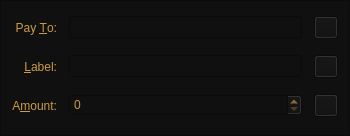
<?xml version="1.0" encoding="UTF-8"?>
<ui version="4.0">
 <class>SendCoinsEntry</class>
 <widget class="QFrame" name="SendCoinsEntry">
  <property name="geometry">
   <rect>
    <x>0</x>
    <y>0</y>
    <width>350</width>
    <height>136</height>
   </rect>
  </property>
  <property name="windowTitle">
   <string>Form</string>
  </property>
  <property name="styleSheet">
   <string notr="true">color: rgb(204, 155, 68);
background-color: rgb(16, 16, 16);</string>
  </property>
  <property name="frameShape">
   <enum>QFrame::StyledPanel</enum>
  </property>
  <property name="frameShadow">
   <enum>QFrame::Sunken</enum>
  </property>
  <layout class="QGridLayout" name="gridLayout">
   <property name="spacing">
    <number>12</number>
   </property>
   <item row="3" column="0">
    <widget class="QLabel" name="label_2">
     <property name="text">
      <string>Pay &amp;To:</string>
     </property>
     <property name="alignment">
      <set>Qt::AlignRight|Qt::AlignTrailing|Qt::AlignVCenter</set>
     </property>
     <property name="buddy">
      <cstring>payTo</cstring>
     </property>
    </widget>
   </item>
   <item row="8" column="0">
    <widget class="QLabel" name="label">
     <property name="text">
      <string>A&amp;mount:</string>
     </property>
     <property name="alignment">
      <set>Qt::AlignRight|Qt::AlignTrailing|Qt::AlignVCenter</set>
     </property>
     <property name="buddy">
      <cstring>payAmount</cstring>
     </property>
    </widget>
   </item>
   <item row="5" column="0">
    <widget class="QLabel" name="label_4">
     <property name="text">
      <string>&amp;Label:</string>
     </property>
     <property name="alignment">
      <set>Qt::AlignRight|Qt::AlignTrailing|Qt::AlignVCenter</set>
     </property>
     <property name="buddy">
      <cstring>addAsLabel</cstring>
     </property>
    </widget>
   </item>
   <item row="5" column="1">
    <layout class="QHBoxLayout" name="horizontalLayout_2">
     <item>
      <widget class="QValidatedLineEdit" name="addAsLabel">
       <property name="toolTip">
        <string>Enter a label for this address to add it to your address book</string>
       </property>
      </widget>
     </item>
     <item>
      <widget class="QToolButton" name="addressBookButton">
       <property name="toolTip">
        <string>Choose address from address book</string>
       </property>
       <property name="text">
        <string/>
       </property>
       <property name="icon">
        <iconset resource="../bitcoin.qrc">
         <normaloff>:/icons/address-book</normaloff>:/icons/address-book</iconset>
       </property>
       <property name="shortcut">
        <string>Alt+A</string>
       </property>
      </widget>
     </item>
    </layout>
   </item>
   <item row="8" column="1">
    <layout class="QHBoxLayout" name="horizontalLayout">
     <item>
      <widget class="BitcoinAmountField" name="payAmount"/>
     </item>
     <item>
      <widget class="QToolButton" name="deleteButton">
       <property name="toolTip">
        <string>Remove this recipient</string>
       </property>
       <property name="text">
        <string/>
       </property>
       <property name="icon">
        <iconset resource="../bitcoin.qrc">
         <normaloff>:/icons/remove</normaloff>:/icons/remove</iconset>
       </property>
      </widget>
     </item>
    </layout>
   </item>
   <item row="3" column="1">
    <layout class="QHBoxLayout" name="payToLayout">
     <item>
      <widget class="QValidatedLineEdit" name="payTo">
       <property name="toolTip">
        <string>The address to send the payment to (e.g. RYkuzHsrEvv6yVtXvuBHvdp6TZzRsv42Pr)</string>
       </property>
       <property name="maxLength">
        <number>80</number>
       </property>
      </widget>
     </item>
     <item>
      <widget class="QToolButton" name="pasteButton">
       <property name="toolTip">
        <string>Paste address from clipboard</string>
       </property>
       <property name="text">
        <string/>
       </property>
       <property name="icon">
        <iconset resource="../bitcoin.qrc">
         <normaloff>:/icons/editpaste</normaloff>:/icons/editpaste</iconset>
       </property>
       <property name="shortcut">
        <string>Alt+P</string>
       </property>
      </widget>
     </item>
    </layout>
   </item>
  </layout>
 </widget>
 <customwidgets>
  <customwidget>
   <class>BitcoinAmountField</class>
   <extends>QSpinBox</extends>
   <header>bitcoinamountfield.h</header>
   <container>1</container>
  </customwidget>
  <customwidget>
   <class>QValidatedLineEdit</class>
   <extends>QLineEdit</extends>
   <header>qvalidatedlineedit.h</header>
  </customwidget>
 </customwidgets>
 <resources>
  <include location="../bitcoin.qrc"/>
 </resources>
 <connections/>
</ui>
